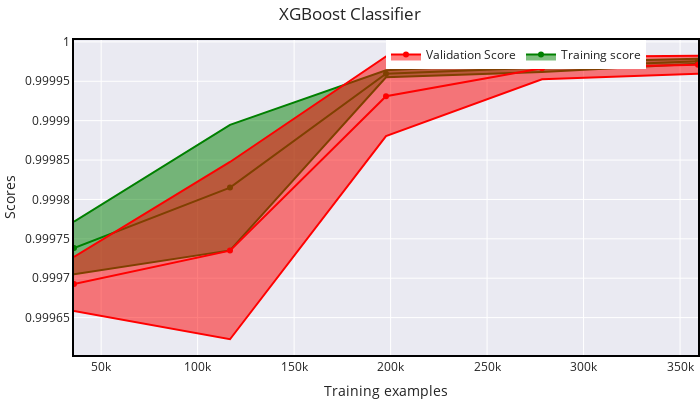

Here is the notebook cell this chart was saved with:
### Markdown cell above
#### The accuracy of the model is 100 % for complete training.
       The average precision score is very good.
       The average recall is very good.
       The average f1 score is very good.
       The average support is also good.
       Logloss: 0.20306568416793394
       The confusion matrix is showing  very less number of  wrong predictions.
       Hamming is near about zero ,which is very good.
       Model performance is improved 
       AUC ROC Area Under the Curve[AUC]:  0.9999963285633291

### Code cell
plot_learning_curve(xgb_classifer, 'XGBoost Classifier', X_test, y_test)

### Figure 1 — Plotly figure (JSON) as saved in the notebook; plotly's stock layout.template omitted (floating-point values rounded to 4 significant figures)
{"data": [{"marker": {"color": "green"}, "mode": "lines", "name": "Training score - Standard Deviation", "showlegend": false, "type": "scatter", "x": [35930, 116772, 197615, 278457, 359300], "y": [0.9998, 0.9999, 1.0, 1.0, 1.0]}, {"fill": "tonexty", "marker": {"color": "green"}, "mode": "lines+markers", "name": "Training score", "type": "scatter", "x": [35930, 116772, 197615, 278457, 359300], "y": [0.9997, 0.9998, 1.0, 1.0, 1.0]}, {"fill": "tonexty", "marker": {"color": "green"}, "mode": "lines", "name": "Training score + Standard Deviation", "showlegend": false, "type": "scatter", "x": [35930, 116772, 197615, 278457, 359300], "y": [0.9997, 0.9997, 1.0, 1.0, 1.0]}, {"marker": {"color": "red"}, "mode": "lines", "showlegend": false, "type": "scatter", "x": [35930, 116772, 197615, 278457, 359300], "y": [0.9997, 0.9998, 1.0, 1.0, 1.0]}, {"fill": "tonexty", "marker": {"color": "red"}, "mode": "lines+markers", "name": "Validation Score", "type": "scatter", "x": [35930, 116772, 197615, 278457, 359300], "y": [0.9997, 0.9997, 0.9999, 1.0, 1.0]}, {"fill": "tonexty", "marker": {"color": "red"}, "mode": "lines", "showlegend": false, "type": "scatter", "x": [35930, 116772, 197615, 278457, 359300], "y": [0.9997, 0.9996, 0.9999, 1.0, 1.0]}], "layout": {"height": 400, "legend": {"orientation": "h", "x": 0.5, "y": 1}, "margin": {"b": 0, "l": 60, "r": 0, "t": 40}, "title": {"text": "XGBoost Classifier"}, "width": 700, "xaxis": {"linecolor": "black", "linewidth": 2, "mirror": true, "title": {"text": "Training examples"}}, "yaxis": {"linecolor": "black", "linewidth": 2, "mirror": true, "title": {"text": "Scores"}}}}
